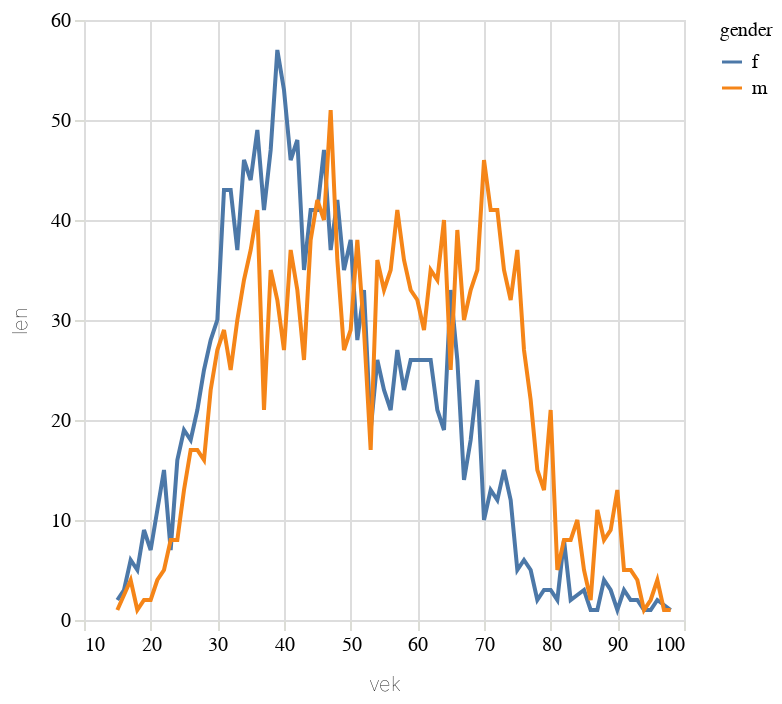

Notebook code for this chart:
### Code cell
alt.Chart(cr2b.filter(pl.col('gender').is_in(['m','f'])).to_pandas()).mark_line().encode(alt.X("vek"),alt.Y("len"),alt.Color("gender"))

### Figure 1 — Vega-Lite specification as saved in the notebook (floating-point values rounded to 4 significant figures; data arrays with more than 128 entries replaced by an {"elided": "..."} marker saying what was removed)
{"config": {"title": {"font": "Noticia Text", "fontSize": 14, "anchor": "start", "lineHeight": 21, "fontWeight": "bolder", "subtitleFont": "Noticia Text", "subtitleFontSize": 12, "subtitleFontWeight": "lighter", "subtitlePadding": 12, "dy": -12}, "axis": {"labelFont": "Asap", "titleFont": "Asap", "fontWeight": "lighter", "titleFontWeight": "lighter", "labelFontSize": 10, "titleFontSize": 10, "labelPadding": 2, "titlePadding": 10, "domainOpacity": 0, "tickColor": "#DCDDD6"}, "legend": {"labelFont": "Asap", "labelFontWeight": "normal", "titleFont": "Asap", "titleFontWeight": "normal", "labelFontSize": 10, "titleFontSize": 10}}, "data": {"name": "data-28cc31b731fa1909c466110c2d96adde"}, "mark": {"type": "line"}, "encoding": {"color": {"field": "gender", "type": "nominal"}, "x": {"field": "vek", "type": "quantitative"}, "y": {"field": "len", "type": "quantitative"}}, "$schema": "https://vega.github.io/schema/vega-lite/v5.8.0.json", "datasets": {"data-28cc31b731fa1909c466110c2d96adde": {"elided": "165 records"}}}
